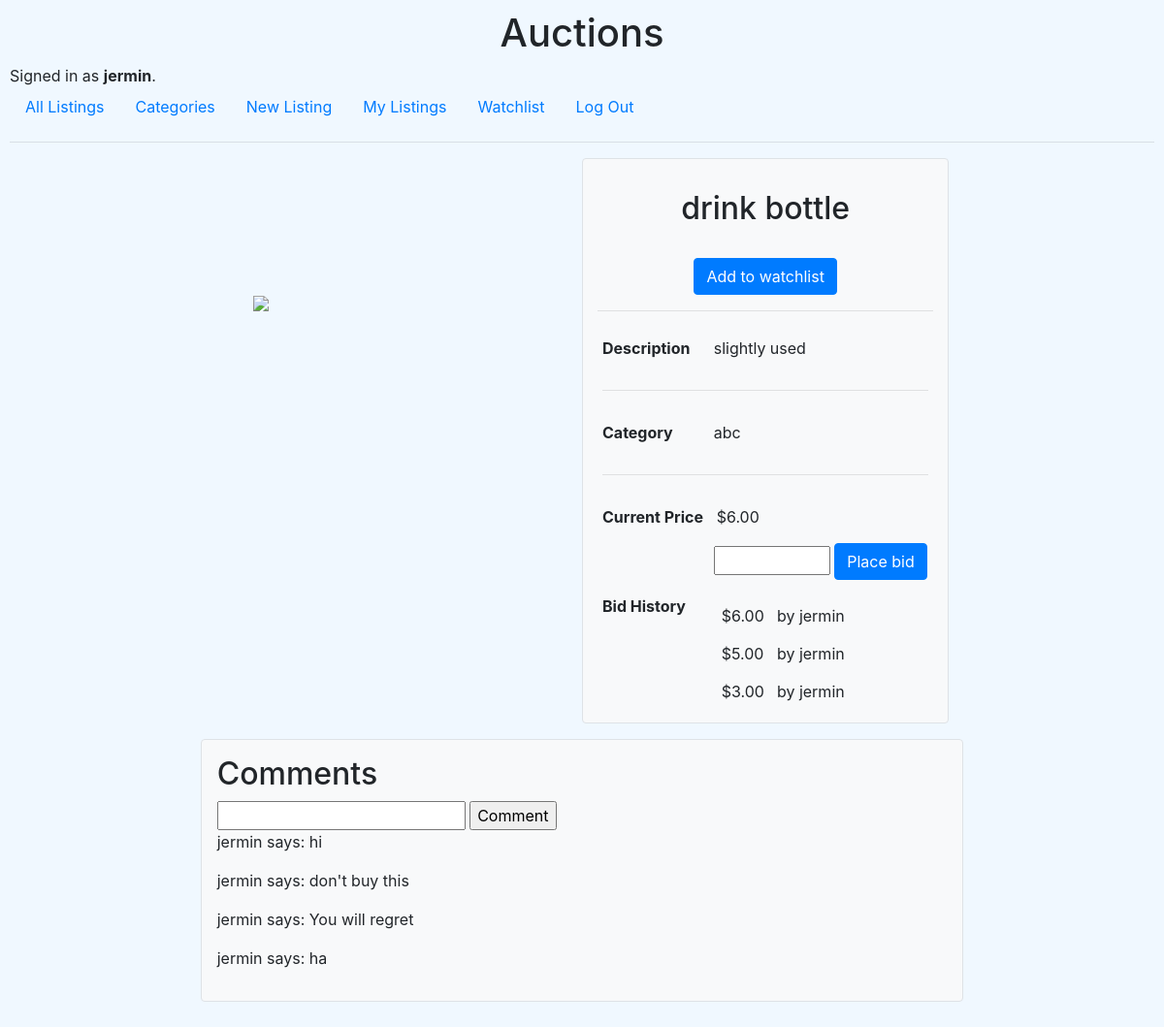
/listing/2 (signed in), run on the app's committed database.
### auctions/models.py (models this page shows, shortened)
class User(AbstractUser):
    watchlist = models.ManyToManyField('Listing', blank=True, related_name="watchlists")
    pass

class Listing(models.Model):
    name = models.CharField(max_length=64)
    description = models.CharField(max_length=255)
    start_price = models.IntegerField(default=0)
    image = models.CharField(max_length=255)
    category = models.CharField(max_length=64)
    active = models.BooleanField(default=True)
    owner = models.ForeignKey(User, on_delete=models.CASCADE, related_name="listings")
    winner = models.ForeignKey(User, null=True, blank=True, on_delete=models.CASCADE, related_name="won")
    CATEGORIES = [
        ('arts', 'Arts'),
        ('electronics', 'Electronics'),
        ('farming', 'Farming'),
        ('fashion', 'Fashion'),
        ('home', 'Home'),
        ('sports', 'Sports'),
        ('toys', 'Toys'),
        ]
    category = models.CharField(max_length=64, choices=CATEGORIES)
    def current_price(self):
        if (self.bids.first() != None):
            return self.bids.first().price
        return self.start_price

class Bid(models.Model):
    price = models.IntegerField()
    user = models.ForeignKey(User, on_delete=models.CASCADE, related_name="bids")
    listing = models.ForeignKey(Listing, on_delete=models.CASCADE, related_name="bids")
    class Meta:
        ordering = ['-price']

class Comment(models.Model):
    comment = models.CharField(max_length=255)
    user = models.ForeignKey(User, on_delete=models.CASCADE, related_name="comments")
    listing = models.ForeignKey(Listing, on_delete=models.CASCADE, related_name="comments")
    time = models.DateTimeField(auto_now=True)
    def __str__(self):
        return f"{self.user} says: {self.comment}"

### auctions/views.py (the view)
# urls.py: path("listing/<int:id>", views.listing, name="listing"),
def listing(request, id):
    try:
        listing = Listing.objects.get(id=id)
    except:
        return render(request, "auctions/error.html", {
            "title": "Error 404: Page not found",
            "message": f"Listing with id of {id} does not exist"
        })
    return render(request, "auctions/listing.html", {
        "listing": listing,
    })

### auctions/templates/auctions/listing.html (shortened to what this page needs)
{% extends "auctions/layout.html" %}
{% block body %}
    <div class="row m-auto col-lg-8 col-md-12">
        <div class="col-md-6 p-4" style="display:flex">
            <div class="single-listing-img">
                {% if listing.image %}
                <img src="{{ listing.image }}">
                {% else %}
                <img src="/static/auctions/noimage.png">
                {% endif %}
            </div>
        </div>
        <div class="col-md-6 bg-light rounded border">
            <h2 class="text-center p-2 my-4">{% if not listing.active %} Closed: {% endif %}{{ listing.name }}</h2>
            <div class="text-center">
            {% if user.is_authenticated and listing.active %}
                {% if listing in user.watchlist.all %}
                    <a class="btn btn-secondary" href="{% url 'watchlist_remove' listing.id %}">Remove from watchlist</a>
                {% else %}
                    <a class="btn btn-primary" href="{% url 'watchlist_add' listing.id %}">Add to watchlist</a>
                {% endif %}
            {% endif %}
            </div>
            <hr />
            <table style="width:100%">
                <tr>
                    <th>Description</th>
                    <td>{{listing.description}}</td>
                </tr>
                <tr>
                    <td colspan=2><hr /></td>
                </tr>
                <tr>
                    <th>Category</th>
                    <td>{{listing.category}}</td>
                </tr>
                <tr>
                    <td colspan=2><hr /></td>
                </tr>
                <tr>
                    <th>Current Price</th>
                    <td class="px-2">${{ listing.current_price }}.00</td>
                </tr>
                <tr>
                    <td></td>
                    <td>
                        {% if listing.active %}
                        <form method="post" action="{% url 'bid' listing.id %}">
                            <input style="width:120px" type="number" name="amount">
                            <input type="submit" class="btn btn-primary" value="Place bid">
                        </form>
                        {% endif %}
                    </td>
                </tr>
                <tr>
                    <th style="vertical-align:top">Bid History</th>
                    <td>
                        <table>
                            {% for bid in listing.bids.all|slice:":5" %}
                            <tr>
                                <td class="px-2">${{bid.price}}.00</td>
                                <td> by {{bid.user}}</td>
                            </tr>
                            {% empty %}
                            No Bids
                            {% endfor %}
                        </table>
                    </td>
                </tr>
            </table>
        </div>
    </div>
    <div class="col-lg-8 mx-auto bg-light my-3 rounded border p-3">
        <h2>Comments</h2>
        {% if user.is_authenticated %}
        <form method="post" action="{% url 'comment' listing.id %}">
            <input type="text" name="comment">
            <input type="submit" value="Comment">
        </form>
        {% endif %}
        {% for comment in listing.comments.all %}
        <p>{{comment}}</p>
        {% empty %}
        <p>No comments!</p>
        {% endfor %}
    </div>
{% endblock %}

### auctions/templates/auctions/layout.html (shortened to what this page needs)
{% load static %}
<!DOCTYPE html>
<html lang="en">
    <head>
        <link rel="stylesheet" href="https://stackpath.bootstrapcdn.com/bootstrap/4.4.1/css/bootstrap.min.css">
        <link href="{% static 'auctions/styles.css' %}" rel="stylesheet">
    </head>
    <body>
        <h1 class="text-center">Auctions</h1>
        <div>
            {% if user.is_authenticated %}
                Signed in as <strong>{{ user.username }}</strong>.
            {% else %}
                Not signed in.
            {% endif %}
        </div>
        <ul class="nav">
            <li class="nav-item">
                <a class="nav-link" href="{% url 'index' %}">All Listings</a>
            </li>
            <li class="nav-item">
                <a class="nav-link" href="{% url 'categories' %}">Categories</a>
            </li>
            {% if user.is_authenticated %}
                <li class="nav-item">
                    <a class="nav-link" href="{% url 'new' %}">New Listing</a>
                </li>
                <li class="nav-item">
                    <a class="nav-link" href="{% url 'listings' user.id %}">My Listings</a>
                </li>
                <li class="nav-item">
                    <a class="nav-link" href="{% url 'watchlist' %}">Watchlist</a>
                </li>
                <li class="nav-item">
                    <a class="nav-link" href="{% url 'logout' %}">Log Out</a>
                </li>
            {% endif %}
        </ul>
        <hr>
        {% block body %}
        {% endblock %}
    </body>
</html>

### auctions/static/auctions/styles.css (style rules this page uses)
body { padding: 10px; background-color:aliceblue }

### auctions/templates/auctions/listing.html (style rules this page uses)
img { min-width:300px; min-height:300px; }
.single-listing-img { margin:auto; width:fit-content; }
table { border-collapse:separate; border-spacing:0 5px; }
th, td { padding: 5px; }

### data on the page
User: username "jermin"
Listing: name "drink bottle", description "slightly used", category "abc", current_price "6"
Bid: price "6", user "jermin"
Bid: price "5", user "jermin"
Bid: price "3", user "jermin"
Comment: user+comment "jermin says: hi"
Comment: user+comment "jermin says: don't buy this"
Comment: user+comment "jermin says: You will regret"
Comment: user+comment "jermin says: ha"
